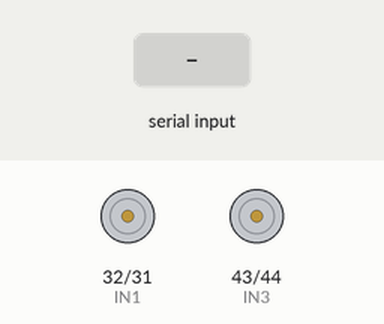
A sketch run on a simulated Arduino Mega 2560, built with avr-gcc and run on an emulated ATmega2560. Parts: motor-driver pin pairs drawn as motors (green arrow = first pin HIGH = forward, orange = second pin HIGH = backward, longer = more drive, scaled by the enable pin). The inputs (shaded band) are chosen by the test bench. What the sketch prints to the serial monitor is not drawn.

Above: at 1.2 s.
1.3 s: "F" received over the second serial link
At 2.2 s:
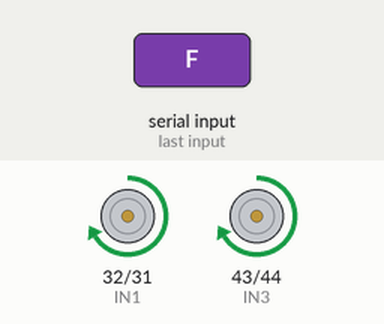
2.8 s: "B" received over the second serial link
At 3.2 s:
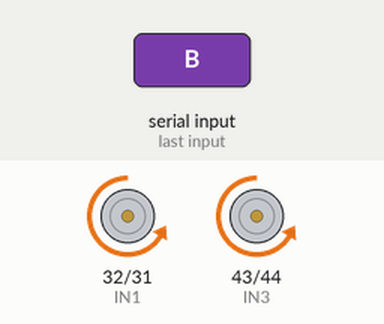
4.3 s: "S" received over the second serial link
At 5.5 s:
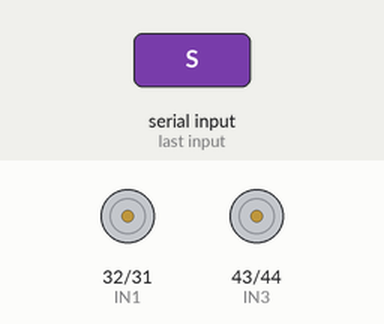
5.8 s: "L" received over the second serial link
At 6.8 s:
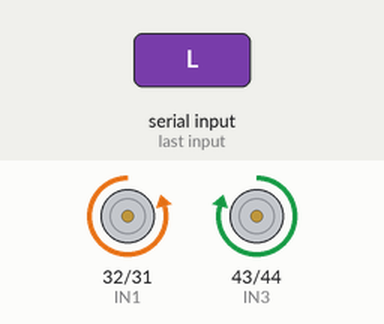
7.3 s: "R" received over the second serial link
At 7.9 s:
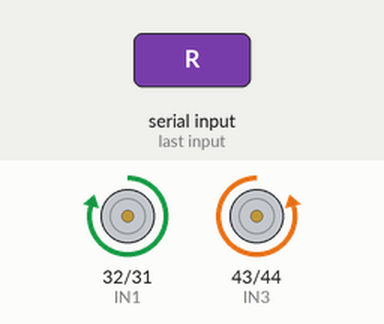
8.8 s: "S" received over the second serial link
At 9.1 s:
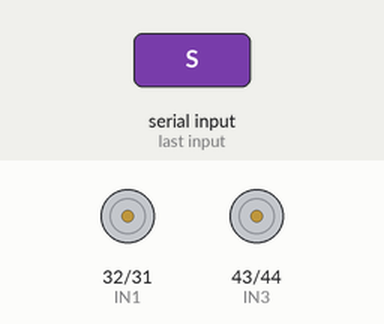
Timing chart, 0 to 11.3 s (numbered marks = the images above; inputs shaded):
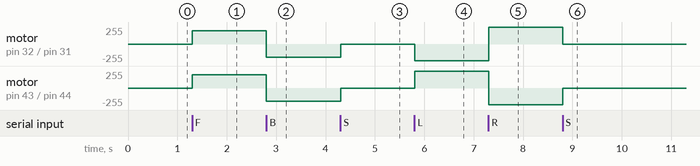

The sketch:

_298_cmartfon2.ino
```cpp
#include <SoftwareSerial.h> // Подключаем библиотеку для работы
#include <Servo.h>   // Подключаем библиотеку для сервоприводов
#include <AFMotor.h> // Подключаем библиотеку для управления двигателям

int val;
int IN1 = 32;
int IN2 = 31;
int ENA = 5;

int IN3 = 43;
int IN4 = 44;
int ENB = 6;

const int TX_BT = 51;
const int RX_BT = 50;
SoftwareSerial BTSerial(51, 50); // RX, TX


// Создаем переменную для команд Bluetooth
char vcmd;

void setup()
{
    // Устанавливаем скорость передачи данных по Bluetooth
  BTSerial.begin(9600);
  // Устанавливаем скорость передачи данных по кабелю
  Serial.begin(9600);

  pinMode(IN1, OUTPUT);
  pinMode(IN2, OUTPUT);
  pinMode(ENA, OUTPUT);

  pinMode(IN3, OUTPUT);
  pinMode(IN4, OUTPUT);
  pinMode(ENB, OUTPUT);
}
void loop()
{
// Если есть данные
if (BTSerial.available())

// Читаем команды и заносим их в переменную. char преобразует код символа команды в символ
vcmd = (char)BTSerial.read();
// Отправляем команду в порт, чтобы можно было их проверить в «Мониторе порта»
Serial.println(vcmd);

 // Вперед
if (vcmd == 'F') { // "F"- ВПЕРЕД , У НАС РУКА РАЗЖИМАЕТ
vFORWARD();
}


if (vcmd == 'B') { //"U"- ЗАХВАТ
vBACK();
}

   // Стоп
  if (vcmd == 'S')
  {
  vSTOP();
  }
  if (vcmd == 'L')
  {
  vLEFT();
  }
  if (vcmd == 'R')
  {
  vRIGHT();
  }
  }
void vFORWARD() {

  analogWrite  (ENA, 200);
  digitalWrite (IN1, HIGH);
  digitalWrite (IN2, LOW);

  analogWrite  (ENB, 200);
  digitalWrite (IN3, HIGH);
  digitalWrite (IN4, LOW);
   }
 void vBACK() {


  analogWrite  (ENA,200);
  digitalWrite (IN1, LOW);
  digitalWrite (IN2, HIGH);

  analogWrite  (ENB,200);
  digitalWrite (IN3, LOW);
  digitalWrite (IN4, HIGH);

}

void vLEFT() {

  analogWrite  (ENA, 250);
  digitalWrite (IN1, LOW);
  digitalWrite (IN2, HIGH);

  analogWrite  (ENB, 250);
  digitalWrite (IN3, HIGH);
  digitalWrite (IN4, LOW);
   }

   void vRIGHT() {

  analogWrite  (ENA, 250);
  digitalWrite (IN1, HIGH);
  digitalWrite (IN2, LOW);

  analogWrite  (ENB, 250);
  digitalWrite (IN3, LOW);
  digitalWrite (IN4, HIGH);
   }
// Стоп
void vSTOP(){
  analogWrite  (ENA,0);
  analogWrite  (ENB,0);
  }
```

Measured:
- after the input at 1.3 s, motor on pin 32 (IN1) / pin 31 (IN2), motor on pin 43 (IN3) / pin 44 (IN4): stopped → forward 200/255 at once
- after the input at 2.8 s, motor on pin 32 (IN1) / pin 31 (IN2), motor on pin 43 (IN3) / pin 44 (IN4): forward 200/255 → backward 200/255 at once
- after the input at 4.3 s, motor on pin 32 (IN1) / pin 31 (IN2), motor on pin 43 (IN3) / pin 44 (IN4): backward 200/255 → stopped at once
- after the input at 5.8 s, motor on pin 32 (IN1) / pin 31 (IN2): stopped → backward 250/255 at once; motor on pin 43 (IN3) / pin 44 (IN4): stopped → forward 250/255 at once
- after the input at 7.3 s, motor on pin 32 (IN1) / pin 31 (IN2): backward 250/255 → forward 250/255 at once; motor on pin 43 (IN3) / pin 44 (IN4): forward 250/255 → backward 250/255 at once
- after the input at 8.8 s, motor on pin 32 (IN1) / pin 31 (IN2): forward 250/255 → stopped at once; motor on pin 43 (IN3) / pin 44 (IN4): backward 250/255 → stopped at once
